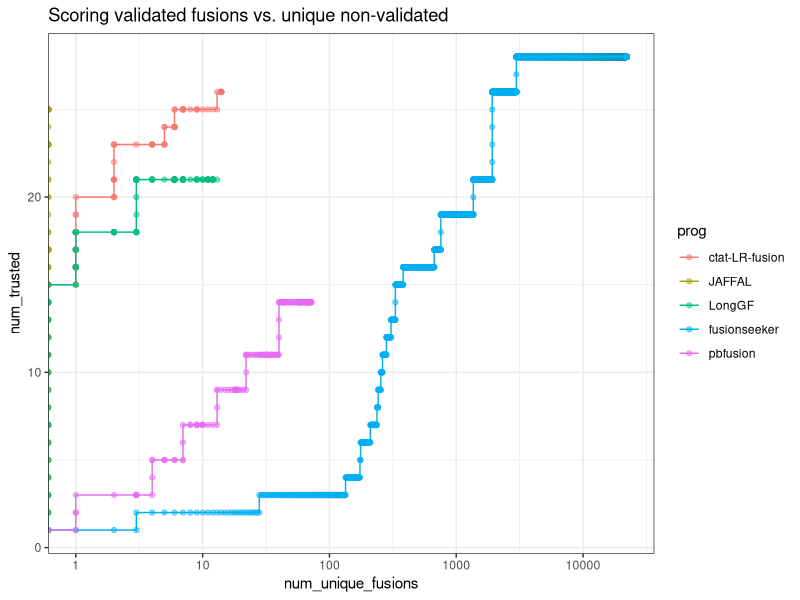
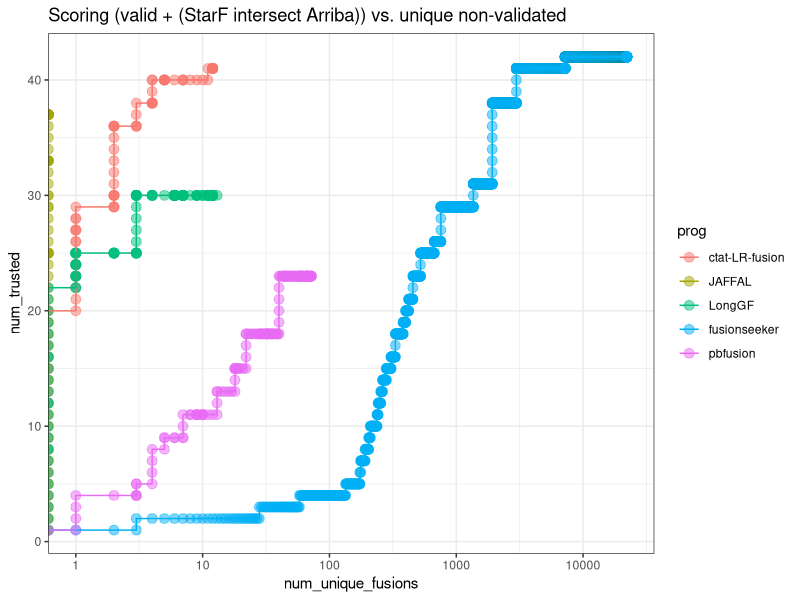
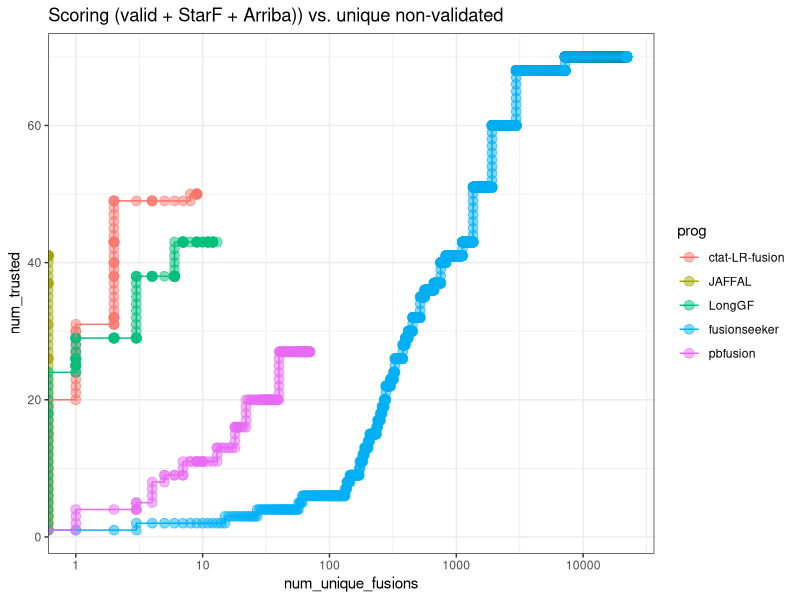
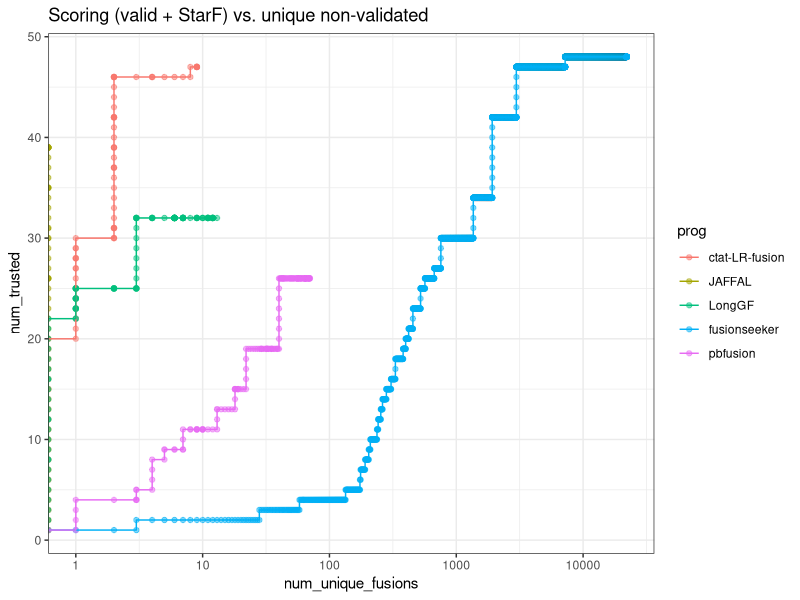
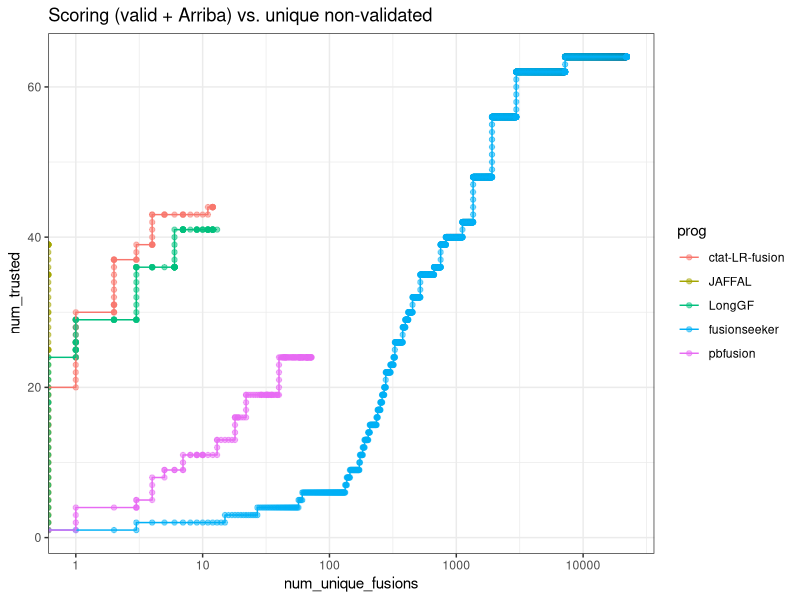
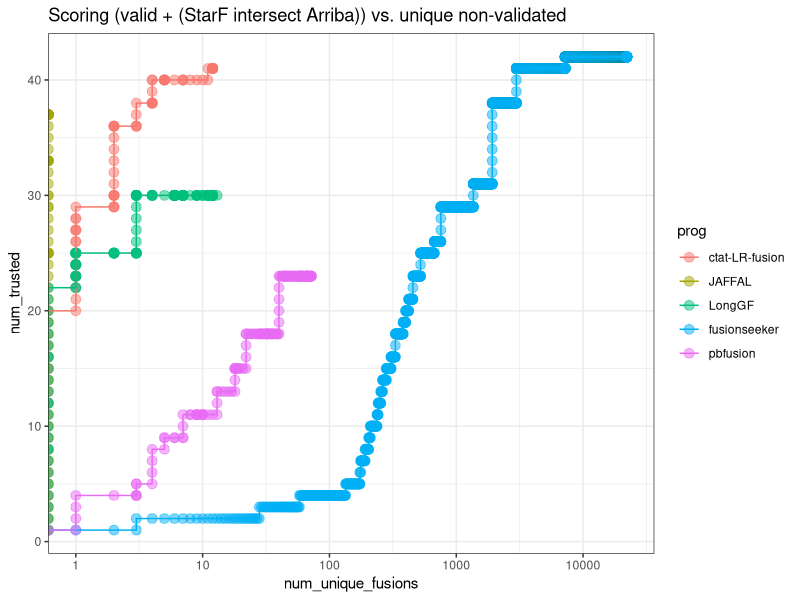

Write the R code that produced these figures, in order.
## ---- chunk 1
knitr::opts_chunk$set(echo = TRUE)
library(tidyverse)
## ---- chunk 2

alpha_val = 0.5

PROGS = c('ctat-LR-fusion', 'JAFFAL', 'LongGF', 'fusionseeker', 'pbfusion')

## ---- chunk 3

data = read.csv("../Table_Sx-ONT_fusions_by_method.tsv", header=T, sep="\t", stringsAsFactors = F)

data$prog = factor(data$prog, levels=PROGS)

data %>% head()

## ---- chunk 4

fusion_prog_count_info = data %>% select(proxy_fusion_name, prog) %>% unique() %>%
    group_by(proxy_fusion_name) %>% arrange(prog) %>%
    mutate(progs = paste(prog, collapse=","), num_progs = n()) %>%
    select(proxy_fusion_name, progs, num_progs) %>% unique()


table(fusion_prog_count_info$num_progs)
## ---- chunk 5

unique_fusions = fusion_prog_count_info %>% filter(num_progs == 1) %>% 
    pull(proxy_fusion_name)


## ---- chunk 6

data = data %>% mutate(is_unique_fusion = (proxy_fusion_name %in% unique_fusions))


## ---- chunk 7

# score fusions

score_fusions = function(fusions_as_truth_labeled) {
    read_support_sample_scored = fusions_as_truth_labeled %>% 
        group_by(prog) %>%
        arrange(desc(num_reads), desc(as_truth)) %>% 
        mutate(num_trusted = cumsum(as_truth), num_unique_fusions = cumsum(is_unique_fusion & ! as_truth)) %>%
        ungroup()
    
    return(read_support_sample_scored)
}
## ---- chunk 8

data %>% filter(validated_fusion) %>% select(proxy_fusion_name, prog) %>% unique() %>% 
    group_by(prog) %>% tally() %>% arrange(desc(n))


## ---- chunk 9

validated_fusions_found_by_progs = data %>% filter(validated_fusion) %>% select(proxy_fusion_name, prog) %>% unique() %>% 
    group_by(proxy_fusion_name) %>% arrange(prog) %>% mutate(progs = paste(prog, collapse=',') ) %>%
    select(proxy_fusion_name, progs) %>% unique()

validated_fusions_found_by_progs
## ---- chunk 10
# which did ctat-LR-fusion find but not JAFFAL?

validated_fusions_found_by_progs %>% filter(grepl("ctat-LR-fusion", progs)) %>% filter(! grepl("JAFFAL", progs))

## ---- chunk 11
# which did JAFFAL find that ctat-LR-fusion did not find?

validated_fusions_found_by_progs %>% filter(grepl("JAFFAL", progs)) %>% filter(! grepl("ctat-LR-fusion", progs))

## ---- chunk 12

scored_validated_fusions = score_fusions( data %>% mutate(as_truth = validated_fusion))

## ---- chunk 13

scored_validated_fusions %>% 
    select(prog, num_unique_fusions, num_trusted) %>% 
    ggplot(aes(x=num_unique_fusions, y=num_trusted)) + 
    geom_point(aes(color=prog), alpha=alpha_val) + 
    geom_line(aes(color=prog)) +
    scale_x_continuous(trans='log10') + theme_bw() +
    ggtitle("Scoring validated fusions vs. unique non-validated ")



## ---- chunk 14

scored_intersected_StarF_Arriba_fusions = score_fusions(
    data %>% rowwise() %>%
        mutate(illum_support_info = paste(matched_illumina, other_illumina), sep=",") %>%
        mutate(as_truth = (grepl("starF", illum_support_info) & grepl("arriba", illum_support_info) ) | validated_fusion )
)

## ---- chunk 15

valid_plus_both_intersect_plot = scored_intersected_StarF_Arriba_fusions %>% 
    select(prog, num_unique_fusions, num_trusted) %>% 
    ggplot(aes(x=num_unique_fusions, y=num_trusted)) + 
    geom_point(aes(color=prog), alpha=alpha_val, size=rel(3)) + 
    geom_line(aes(color=prog)) +
    scale_x_continuous(trans='log10') + theme_bw() +
    ggtitle("Scoring (valid + (StarF intersect Arriba)) vs. unique non-validated")


valid_plus_both_intersect_plot

## ---- chunk 16

ggsave(valid_plus_both_intersect_plot, file="valid_plus_both_intersect-vs-unique.plot.svg", width=6, height=4)


## ---- chunk 17

scored_union_StarF_Arriba_and_valid_fusions = score_fusions(
    data %>% rowwise() %>%
        mutate(illum_support_info = paste(matched_illumina, other_illumina), sep=",") %>%
        mutate(as_truth = (grepl("starF", illum_support_info) | grepl("arriba", illum_support_info) ) | validated_fusion )
)

## ---- chunk 18

scored_union_StarF_Arriba_and_valid_fusions_plot = scored_union_StarF_Arriba_and_valid_fusions %>% 
    select(prog, num_unique_fusions, num_trusted) %>% 
    ggplot(aes(x=num_unique_fusions, y=num_trusted)) + 
    geom_point(aes(color=prog), alpha=alpha_val, size=rel(3)) + 
    geom_line(aes(color=prog)) +
    scale_x_continuous(trans='log10') + theme_bw() +
    ggtitle("Scoring (valid + StarF + Arriba)) vs. unique non-validated")


scored_union_StarF_Arriba_and_valid_fusions_plot

## ---- chunk 19

scored_valid_plus_StarF_fusions = score_fusions(
    data %>% rowwise() %>%
        mutate(illum_support_info = paste(matched_illumina, other_illumina), sep=",") %>%
        mutate(as_truth = (grepl("starF", illum_support_info) | validated_fusion ) )
)

## ---- chunk 20

scored_valid_plus_StarF_fusions %>% 
    select(prog, num_unique_fusions, num_trusted) %>% 
    ggplot(aes(x=num_unique_fusions, y=num_trusted)) + 
    geom_point(aes(color=prog), alpha=alpha_val) + 
    geom_line(aes(color=prog)) +
    scale_x_continuous(trans='log10') + theme_bw() +
    ggtitle("Scoring (valid + StarF) vs. unique non-validated")


## ---- chunk 21

scored_valid_plus_Arriba_fusions = score_fusions(
    data %>% rowwise() %>%
        mutate(illum_support_info = paste(matched_illumina, other_illumina), sep=",") %>%
        mutate(as_truth = (grepl("arriba", illum_support_info)  | validated_fusion) )
)

## ---- chunk 22

scored_valid_plus_Arriba_fusions %>% 
    select(prog, num_unique_fusions, num_trusted) %>% 
    ggplot(aes(x=num_unique_fusions, y=num_trusted)) + 
    geom_point(aes(color=prog), alpha=alpha_val) + 
    geom_line(aes(color=prog)) +
    scale_x_continuous(trans='log10') + theme_bw() +
    ggtitle("Scoring (valid + Arriba) vs. unique non-validated")

